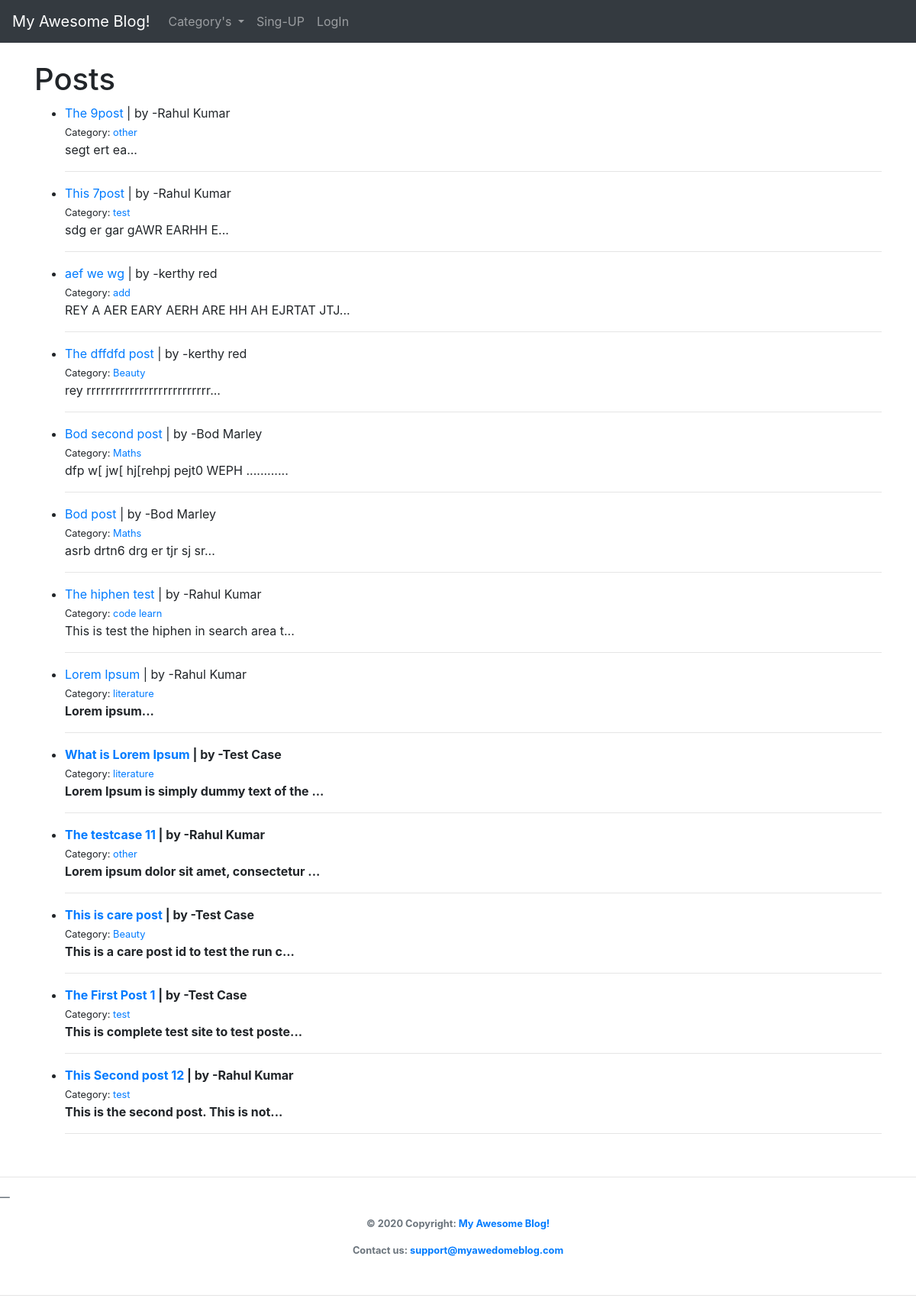
The page / on the database its author committed.
### theblog/models.py (models this page shows, shortened)
class Post(models.Model):
    title = models.CharField(max_length=255)
    title_tag = models.CharField(max_length=255)
    author = models.ForeignKey(User, on_delete=models.CASCADE)
    body = models.TextField(max_length=10000)
    post_date = models.DateField(auto_now_add=True)
    post_time = models.TimeField(auto_now_add=True)
    update_time = models.DateTimeField(auto_now=True)
    category = models.CharField(max_length=255, default='other')
    likes = models.ManyToManyField(User, related_name='blog_post')

### theblog/views.py (the view)
class HomeView(ListView):
    model = Post
    template_name = 'home.html'
    ordering: List[str] = ['-post_date', '-post_time']
    def get_context_data(self, *args, **kwargs):
        cat_menu = Category.objects.all()
        context = super(HomeView, self).get_context_data(*args, **kwargs)
        context["cat_menu"] = cat_menu
        return context

### theblog/models.py (called while the page is built)
    def __str__(self):
        return self.name

### theblog/templates/home.html (shortened to what this page needs)
<!DOCTYPE html>
<html lang="en">
<head>
</head>
<body>
{% extends 'base.html' %}
{% block content %}
    <h1>Posts</h1>
    <ul>
        {% for post in object_list %}
            <li><a href="{% url 'article-detail' post.pk %}">{{ post.title }}</a> | by
                -{{ post.author.first_name }} {{ post.author.last_name }}
                <br>
                <small>Category: <a href="{% url 'category' post.category|slugify %}">{{ post.category }}</a> </small>
                <br/>
                {{ post.body|slice:":40"|safe }}... <br>
                <hr>
            </li>
        {% endfor %}
    </ul>
{% endblock %}

### rows shown on the page
Post: title "The 9post", author.first_name "Rahul", author.last_name "Kumar", category "other", body "segt ert ea"
Post: title "This 7post", author.first_name "Rahul", author.last_name "Kumar", category "test", body "sdg er gar gAWR EARHH E"
Post: title "aef we wg", author.first_name "kerthy", author.last_name "red", category "add", body "REY A AER EARY AERH ARE HH AH EJRTAT JTJ"
Post: title "The dffdfd post", author.first_name "kerthy", author.last_name "red", category "Beauty", body "rey rrrrrrrrrrrrrrrrrrrrrrrrrr"
Post: title "Bod second post", author.first_name "Bod", author.last_name "Marley", category "Maths", body "dfp w[ jw[ hj[rehpj pejt0 WEPH ........."
Post: title "Bod post", author.first_name "Bod", author.last_name "Marley", category "Maths", body "asrb drtn6 drg er tjr sj sr"
Post: title "The hiphen test", author.first_name "Rahul", author.last_name "Kumar", category "code learn", body "This is test the hiphen in search area t"
Post: title "Lorem Ipsum", author.first_name "Rahul", author.last_name "Kumar", category "literature"
Post: title "What is Lorem Ipsum", author.first_name "Test", author.last_name "Case", category "literature", body "Lorem Ipsum is simply dummy text of the"
Post: title "The testcase 11", author.first_name "Rahul", author.last_name "Kumar", category "other", body "Lorem ipsum dolor sit amet, consectetur"
Post: title "This is care post", author.first_name "Test", author.last_name "Case", category "Beauty", body "This is a care post id to test the run c"
Post: title "The First Post 1", author.first_name "Test", author.last_name "Case", category "test", body "This is complete test site to test poste"
Post: title "This Second post 12", author.first_name "Rahul", author.last_name "Kumar", category "test", body "This is the second post. This is not"
